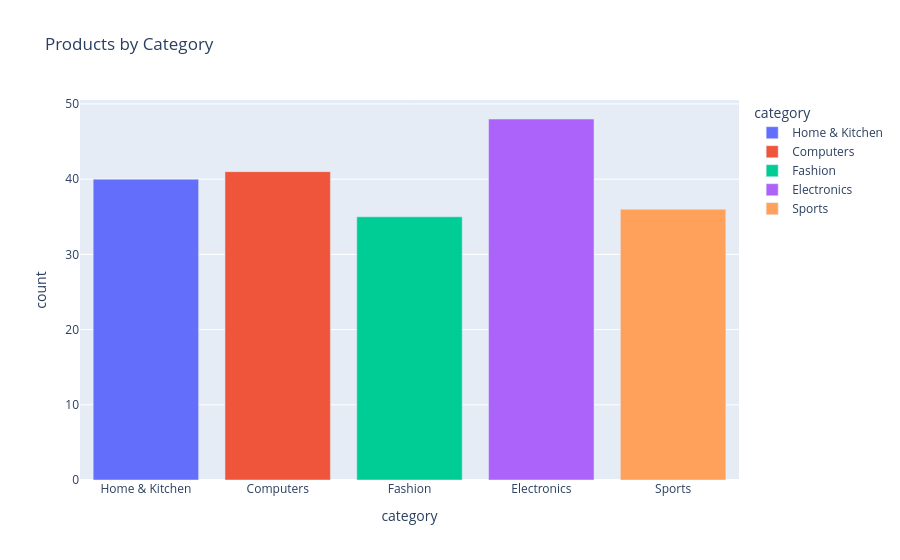

Notebook cell for this chart:
### Markdown cell above
## Products by Category

### Code cell
pipeline = [{'$group': {'_id': '$category', 'count': {'$sum': 1}}}]
category_df = pd.DataFrame(list(products.aggregate(pipeline)))
category_df.columns = ['category','count']
fig = px.bar(
    category_df,
    x='category',
    y='count',
    color='category',
    color_discrete_sequence=px.colors.qualitative.Plotly,
    title='Products by Category'
)
fig.show()

### Figure 1 — Plotly figure (JSON) as saved in the notebook; plotly's stock layout.template omitted (floating-point values rounded to 4 significant figures)
{"data": [{"hovertemplate": "category=%{x}<br>count=%{y}<extra></extra>", "legendgroup": "Home & Kitchen", "marker": {"color": "#636EFA", "pattern": {"shape": ""}}, "name": "Home & Kitchen", "orientation": "v", "showlegend": true, "textposition": "auto", "type": "bar", "x": ["Home & Kitchen"], "xaxis": "x", "y": [40], "yaxis": "y"}, {"hovertemplate": "category=%{x}<br>count=%{y}<extra></extra>", "legendgroup": "Computers", "marker": {"color": "#EF553B", "pattern": {"shape": ""}}, "name": "Computers", "orientation": "v", "showlegend": true, "textposition": "auto", "type": "bar", "x": ["Computers"], "xaxis": "x", "y": [41], "yaxis": "y"}, {"hovertemplate": "category=%{x}<br>count=%{y}<extra></extra>", "legendgroup": "Fashion", "marker": {"color": "#00CC96", "pattern": {"shape": ""}}, "name": "Fashion", "orientation": "v", "showlegend": true, "textposition": "auto", "type": "bar", "x": ["Fashion"], "xaxis": "x", "y": [35], "yaxis": "y"}, {"hovertemplate": "category=%{x}<br>count=%{y}<extra></extra>", "legendgroup": "Electronics", "marker": {"color": "#AB63FA", "pattern": {"shape": ""}}, "name": "Electronics", "orientation": "v", "showlegend": true, "textposition": "auto", "type": "bar", "x": ["Electronics"], "xaxis": "x", "y": [48], "yaxis": "y"}, {"hovertemplate": "category=%{x}<br>count=%{y}<extra></extra>", "legendgroup": "Sports", "marker": {"color": "#FFA15A", "pattern": {"shape": ""}}, "name": "Sports", "orientation": "v", "showlegend": true, "textposition": "auto", "type": "bar", "x": ["Sports"], "xaxis": "x", "y": [36], "yaxis": "y"}], "layout": {"barmode": "relative", "legend": {"title": {"text": "category"}, "tracegroupgap": 0}, "title": {"text": "Products by Category"}, "xaxis": {"anchor": "y", "categoryarray": ["Home & Kitchen", "Computers", "Fashion", "Electronics", "Sports"], "categoryorder": "array", "domain": [0, 1], "title": {"text": "category"}}, "yaxis": {"anchor": "x", "domain": [0, 1], "title": {"text": "count"}}}}
